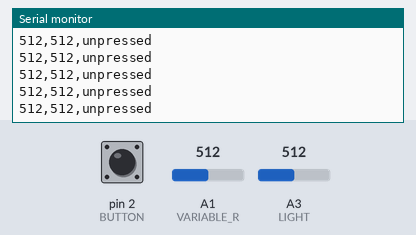
Simulated run of this sketch. Board: Arduino Uno, built with avr-gcc and run on an emulated ATmega328P. Parts: the last lines printed to the serial monitor. The test bench sets the inputs (shaded band); at power-on: A1 (VARIABLE_R) = 512, pin 2 (BUTTON) HIGH, A3 (LIGHT) = 512.

Above: at 1.2 s.
1.3 s: A1 (VARIABLE_R) set to 110
At 2.0 s:
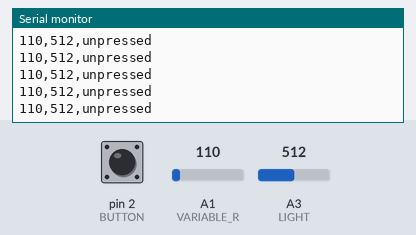
4.3 s: A1 (VARIABLE_R) set to 88
At 4.8 s:
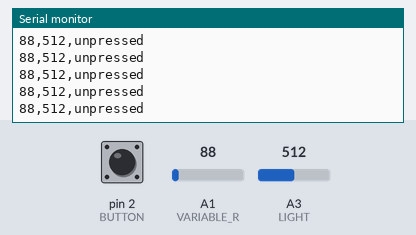
14.4 s: A1 (VARIABLE_R) set to 11
At 15.4 s:
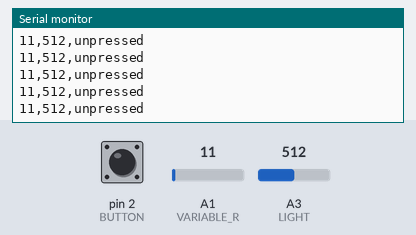
17.4 s: A1 (VARIABLE_R) set to 8
At 18.3 s:
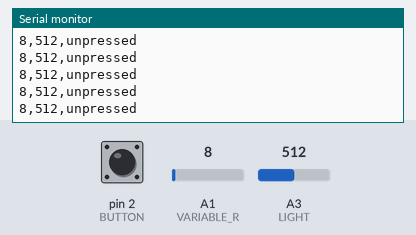
Timing chart, 0 to 19.9 s (numbered marks = the images above; inputs shaded):
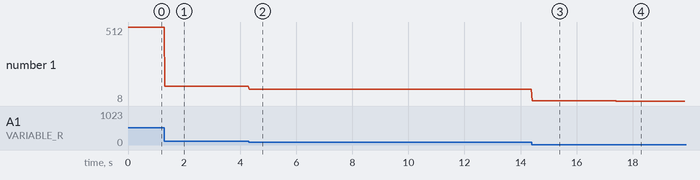

The sketch:

week5.ino
```cpp
#define BUTTON 2
#define VARIABLE_R A1
#define LIGHT A3

int prev_value = 0;

void setup() {
  pinMode(BUTTON, INPUT);
  pinMode(VARIABLE_R, INPUT);
  pinMode(LIGHT, INPUT);

  Serial.begin(9600);
}

void loop() {
  int value1 = analogRead(VARIABLE_R);
  int value2 = analogRead(LIGHT);

  Serial.print(value1);
  Serial.print(",");

  Serial.print(value2);
  Serial.print(",");

  int value3 = digitalRead(BUTTON);

  if (value3 == 0 && prev_value == 1) {
    Serial.println("pressed");
  } else {
    Serial.println("unpressed");
  }

  prev_value = value3;

  delay(30);
}
```

Measured:
- after the input at 1.3 s, the serial monitor: prints a new line at once (image 1)
- after the input at 4.3 s, the serial monitor: prints a new line at once (image 2)
- after the input at 14.4 s, the serial monitor: prints a new line at once (image 3)
- after the input at 17.4 s, the serial monitor: prints a new line at once (image 4)
- plotted number 1: 512 → 110 after the input at 1.3 s, 110 → 88 after the input at 4.3 s, 88 → 11 after the input at 14.4 s, 11 → 8 after the input at 17.4 s
